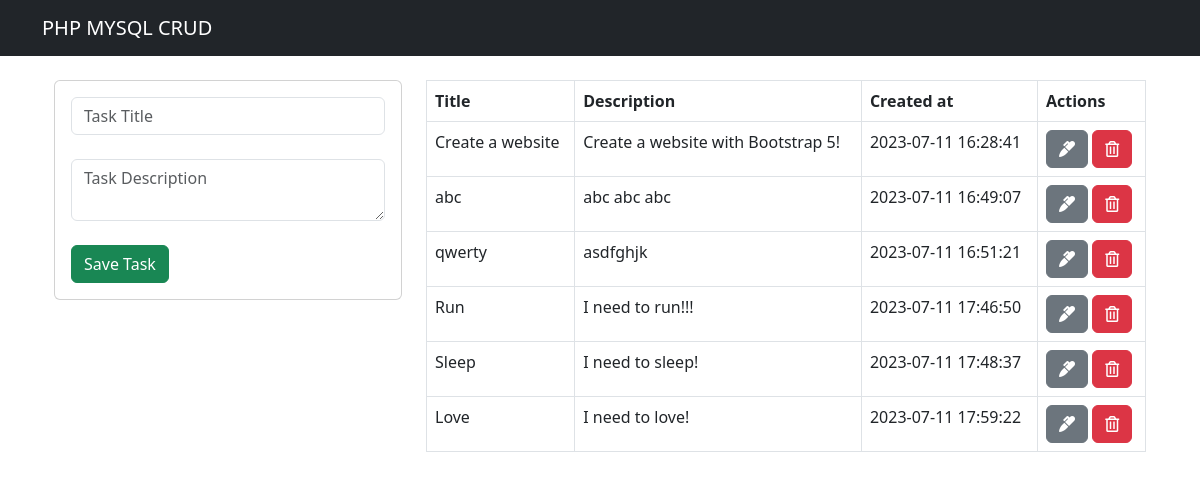
The page / on the database its author committed.
### tables this page shows
CREATE TABLE `tasks` (
  `id` int(11) NOT NULL,
  `title` varchar(255) NOT NULL,
  `description` text NOT NULL,
  `created_at` timestamp NOT NULL DEFAULT current_timestamp()
);

### index.php (the view, shortened to what this page needs)
<?php include "db.php" ; ?>
<?php include "includes/header.php"; ?>
<div class="container p-4">
    <div class="row">
        <div class="col-md-4">
            <div class="card card-body">
                <form action="save_task.php" method="POST">
                    <div class="form-group">
                        <input type="text" name="title" class="form-control" placeholder="Task Title" autofocus>
                    </div>
                    <br>
                    <div class="form-group">
                        <textarea name="description" rows="2" class="form-control" placeholder="Task Description"></textarea>
                    </div>
                    <br>
                    <input type="submit" class="btn btn-success btn-block" name="save_task" value="Save Task">
                </form>
            </div>
        </div>
        <div class="col-md-8">
            <table class="table table-bordered">
                <thead>
                    <tr>
                        <th>Title</th>
                        <th>Description</th>
                        <th>Created at</th>
                        <th>Actions</th>
                    </tr>
                </thead>
                <tbody>
                    <?php
                        $query = "SELECT * FROM tasks";
                        $results_tasks = mysqli_query($conn, $query);
                        while ($row = mysqli_fetch_array($results_tasks)) {
                    ?>
                            <tr>
                                <td><?php echo $row['title']; ?></td>
                                <td><?php echo $row['description']; ?></td>
                                <td><?php echo $row['created_at']; ?></td>
                                <td>
                                    <a href="edit_task.php?id=<?php echo $row['id'];?>" class="btn btn-secondary">
                                        <i class="fas fa-marker"></i>
                                    </a>
                                    <a href="delete_task.php?id=<?php echo $row['id'];?>" class="btn btn-danger">
                                        <i class="far fa-trash-alt"></i>
                                    </a>
                                </td>
                            </tr>
                    <?php } ?>
                </tbody>
            </table>
        </div>
    </div>
</div>
<?php include "includes/footer.php" ?>

### includes/header.php (shortened to what this page needs)
<!DOCTYPE html>
<html lang="en">
<head>
    <link href="https://cdn.jsdelivr.net/npm/bootstrap@5.3.0/dist/css/bootstrap.min.css" rel="stylesheet">
    <link rel="stylesheet" href="https://cdnjs.cloudflare.com/ajax/libs/font-awesome/5.6.3/css/all.min.css" />
</head>
<body>
<nav class="navbar navbar-dark bg-dark">
    <div class="container">
        <a href="index.php" class="navbar-brand">PHP MYSQL CRUD</a>
    </div>
</nav>

### includes/footer.php (shortened to what this page needs)
</body>
</html>

### rows shown on the page
tasks: title "Create a website", description "Create a website with Bootstrap 5!", created_at "2023-07-11 16:28:41"
tasks: title "abc", description "abc abc abc", created_at "2023-07-11 16:49:07"
tasks: title "qwerty", description "asdfghjk", created_at "2023-07-11 16:51:21"
tasks: title "Run", description "I need to run!!!", created_at "2023-07-11 17:46:50"
tasks: title "Sleep", description "I need to sleep!", created_at "2023-07-11 17:48:37"
tasks: title "Love", description "I need to love!", created_at "2023-07-11 17:59:22"
